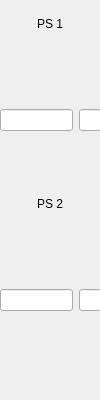
<?xml version="1.0" encoding="UTF-8"?>
<ui version="4.0">
 <class>Dialog</class>
 <widget class="QDialog" name="Dialog">
  <property name="geometry">
   <rect>
    <x>0</x>
    <y>0</y>
    <width>100</width>
    <height>400</height>
   </rect>
  </property>
  <property name="windowTitle">
   <string>Dialog</string>
  </property>
  <widget class="QWidget" name="layoutWidget">
   <property name="geometry">
    <rect>
     <x>0</x>
     <y>100</y>
     <width>101</width>
     <height>41</height>
    </rect>
   </property>
   <layout class="QHBoxLayout" name="horizontalLayout_4" stretch="5,1">
    <item>
     <widget class="caLineEdit" name="calineedit_4">
      <property name="alignment">
       <set>Qt::AlignRight|Qt::AlignTrailing|Qt::AlignVCenter</set>
      </property>
      <property name="channel" stdset="0">
       <string notr="true">$(PS1_U)</string>
      </property>
      <property name="precision">
       <number>1</number>
      </property>
      <property name="precisionMode">
       <enum>caLineEdit::User</enum>
      </property>
     </widget>
    </item>
    <item>
     <widget class="caLineEdit" name="calineedit_5">
      <property name="channel" stdset="0">
       <string notr="true">$(PS1_U).EGU</string>
      </property>
     </widget>
    </item>
   </layout>
  </widget>
  <widget class="QWidget" name="layoutWidget_2">
   <property name="geometry">
    <rect>
     <x>0</x>
     <y>280</y>
     <width>101</width>
     <height>41</height>
    </rect>
   </property>
   <layout class="QHBoxLayout" name="horizontalLayout_5" stretch="5,1">
    <item>
     <widget class="caLineEdit" name="calineedit_6">
      <property name="alignment">
       <set>Qt::AlignRight|Qt::AlignTrailing|Qt::AlignVCenter</set>
      </property>
      <property name="channel" stdset="0">
       <string notr="true">$(PS2_U)</string>
      </property>
      <property name="precision">
       <number>1</number>
      </property>
      <property name="precisionMode">
       <enum>caLineEdit::User</enum>
      </property>
     </widget>
    </item>
    <item>
     <widget class="caLineEdit" name="calineedit_7">
      <property name="channel" stdset="0">
       <string notr="true">$(PS2_U).EGU</string>
      </property>
     </widget>
    </item>
   </layout>
  </widget>
  <widget class="caFrame" name="caframe_2">
   <property name="geometry">
    <rect>
     <x>5</x>
     <y>20</y>
     <width>90</width>
     <height>90</height>
    </rect>
   </property>
   <property name="sizePolicy">
    <sizepolicy hsizetype="Fixed" vsizetype="Fixed">
     <horstretch>0</horstretch>
     <verstretch>0</verstretch>
    </sizepolicy>
   </property>
   <property name="macro">
    <string notr="true">State=$(PS1_State)</string>
   </property>
   <widget class="caImage" name="caimage_3">
    <property name="geometry">
     <rect>
      <x>0</x>
      <y>0</y>
      <width>90</width>
      <height>90</height>
     </rect>
    </property>
    <property name="filename" stdset="0">
     <string notr="true">PS_red.png</string>
    </property>
    <property name="visibility">
     <enum>caImage::IfZero</enum>
    </property>
    <property name="visibilityCalc">
     <string notr="true"/>
    </property>
    <property name="channel" stdset="0">
     <string notr="true">$(State)</string>
    </property>
   </widget>
   <widget class="caImage" name="caimage_4">
    <property name="geometry">
     <rect>
      <x>0</x>
      <y>0</y>
      <width>90</width>
      <height>90</height>
     </rect>
    </property>
    <property name="filename" stdset="0">
     <string notr="true">ecmcPS_green.png</string>
    </property>
    <property name="visibility">
     <enum>caImage::IfNotZero</enum>
    </property>
    <property name="visibilityCalc">
     <string notr="true"/>
    </property>
    <property name="channel" stdset="0">
     <string notr="true">$(State)</string>
    </property>
   </widget>
  </widget>
  <widget class="caLabel" name="calabel_2">
   <property name="geometry">
    <rect>
     <x>0</x>
     <y>190</y>
     <width>100</width>
     <height>28</height>
    </rect>
   </property>
   <property name="text">
    <string>PS 2</string>
   </property>
   <property name="alignment">
    <set>Qt::AlignCenter</set>
   </property>
  </widget>
  <widget class="caLabel" name="calabel">
   <property name="geometry">
    <rect>
     <x>0</x>
     <y>10</y>
     <width>100</width>
     <height>28</height>
    </rect>
   </property>
   <property name="text">
    <string>PS 1</string>
   </property>
   <property name="alignment">
    <set>Qt::AlignCenter</set>
   </property>
  </widget>
  <widget class="caFrame" name="caframe_3">
   <property name="geometry">
    <rect>
     <x>5</x>
     <y>200</y>
     <width>90</width>
     <height>90</height>
    </rect>
   </property>
   <property name="sizePolicy">
    <sizepolicy hsizetype="Fixed" vsizetype="Fixed">
     <horstretch>0</horstretch>
     <verstretch>0</verstretch>
    </sizepolicy>
   </property>
   <property name="macro">
    <string notr="true">State=$(PS2_State)</string>
   </property>
   <widget class="caImage" name="caimage_5">
    <property name="geometry">
     <rect>
      <x>0</x>
      <y>0</y>
      <width>90</width>
      <height>90</height>
     </rect>
    </property>
    <property name="filename" stdset="0">
     <string notr="true">PS_red.png</string>
    </property>
    <property name="visibility">
     <enum>caImage::IfZero</enum>
    </property>
    <property name="visibilityCalc">
     <string notr="true"/>
    </property>
    <property name="channel" stdset="0">
     <string notr="true">$(State)</string>
    </property>
   </widget>
   <widget class="caImage" name="caimage_6">
    <property name="geometry">
     <rect>
      <x>0</x>
      <y>0</y>
      <width>90</width>
      <height>90</height>
     </rect>
    </property>
    <property name="filename" stdset="0">
     <string notr="true">ecmcPS_green.png</string>
    </property>
    <property name="visibility">
     <enum>caImage::IfNotZero</enum>
    </property>
    <property name="visibilityCalc">
     <string notr="true"/>
    </property>
    <property name="channel" stdset="0">
     <string notr="true">$(State)</string>
    </property>
   </widget>
  </widget>
 </widget>
 <customwidgets>
  <customwidget>
   <class>caFrame</class>
   <extends>QFrame</extends>
   <header>caFrame</header>
   <container>1</container>
  </customwidget>
  <customwidget>
   <class>caLabel</class>
   <extends>QLabel</extends>
   <header>caLabel</header>
  </customwidget>
  <customwidget>
   <class>caImage</class>
   <extends>QWidget</extends>
   <header>caImage</header>
  </customwidget>
  <customwidget>
   <class>caLineEdit</class>
   <extends>QLineEdit</extends>
   <header>caLineEdit</header>
  </customwidget>
 </customwidgets>
 <resources/>
 <connections/>
</ui>
